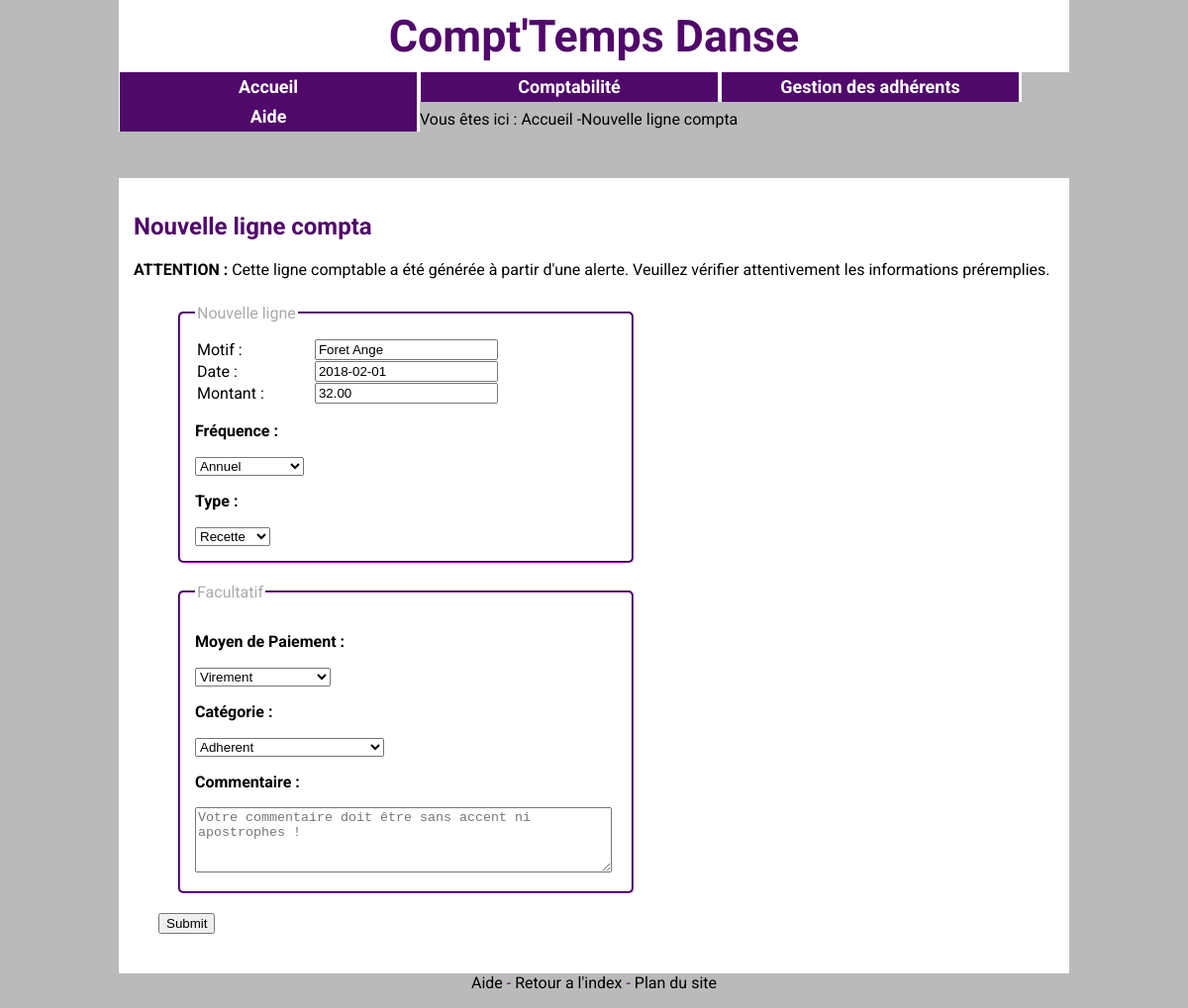
Page /ComptaForm2.php?A=adh&NumAlerte=55 on the committed database.
### tables this page shows
CREATE TABLE `adherent` (
  `NumAdh` int(3) NOT NULL COMMENT 'Numero Adherent genere automatiquement a la creation. De 0 a 999',
  `Nom` varchar(25) NOT NULL COMMENT 'Nom, chaine de caractere de 25',
  `Prenom` varchar(25) NOT NULL COMMENT 'Prenom. Chaine de caractere de 25',
  `DateNaissance` date NOT NULL COMMENT 'Date de Naissance, au format AAAA/MM/JJ',
  `ModePaiement` varchar(2) NOT NULL COMMENT 'Mode de Paiement, récupéré dans la table Paiement',
  `FrequencePaiement` varchar(25) NOT NULL,
  `Reduction` varchar(2) DEFAULT NULL,
  `Montant` decimal(10,0) DEFAULT NULL
);

CREATE TABLE `alerteadh` (
  `IdAlerte` int(11) NOT NULL,
  `NumAdh` int(3) NOT NULL,
  `Date` date NOT NULL,
  `Montant` decimal(10,2) NOT NULL
);

CREATE TABLE `modepaiement` (
  `IdPaiement` varchar(2) NOT NULL,
  `NomPaiement` varchar(25) NOT NULL
);

### ComptaForm2.php (the view, shortened to what this page needs)
<?php
include("include/Head.php");
include("include/Menu.php");
$NumAlerte=$_SESSION['NumAlerte'];
$Compta=($_GET['A']=='compta');
$Adh=($_GET['A']=='adh');
if ($Compta) {
  $AlerteReq=$bdd->query("SELECT * FROM alertecompta WHERE IdAlerte=$NumAlerte");
}
elseif ($Adh){
  $AlerteReq=$bdd->query("SELECT * FROM alerteadh WHERE IdAlerte=$NumAlerte");
}
$AlerteTab=$AlerteReq->fetch();
$Date=$AlerteTab['Date'];
$Montant=$AlerteTab['Montant'];
if($Adh){
  $idLigne=$AlerteTab['NumAdh'];
  $AdhReq=$bdd->query("SELECT * FROM adherent WHERE NumAdh=$idLigne");
  $Ligne=$AdhReq->fetch();
  $Motif=$Ligne['Nom']." ".$Ligne['Prenom'];
  $Frequence=$Ligne['FrequencePaiement'];
  $Categorie='Adherent';
}
$ModePaiement=$Ligne['ModePaiement'];
?>
<div>Vous êtes ici : <a href="index.html">Accueil</a> -Nouvelle ligne compta</div>
<section>
  <h2>Nouvelle ligne compta</h2>
  <p><strong>ATTENTION : </strong> Cette ligne comptable a été générée à partir d'une alerte. Veuillez vérifier attentivement les informations préremplies.</p>
  <form method="post" action="ComptaBDD.php">
    <fieldset class="Info"><legend>Nouvelle ligne</legend>
      <table class="Form">
        <tr class="Form"><td class="Form"><label for="Motif">Motif : </label></td><td class="Form"><input type="text"
          <?php echo "value='$Motif'"; ?> name="Motif" id="Motif" required />	</td></tr>
          <tr class="Form"><td class="Form"><label for="Date">Date : </label></td>
            <td class="Form"><input type="text"
              <?php	echo "value=$Date"; ?> name="Date" id="Date" required placeholder="aaaa-mm-jj"/></td></tr>
              <tr class="Form"><td class="Form"><label for="Montant"> Montant :  </label></td><td class="Form"><input required type="text"
                <?php	echo "value=$Montant";?> name="Montant" id="Montant" /></td></tr>
              </table>
              <p><strong>Fréquence : </strong></p>
              <select name="Frequence" > <?php $reponse = $bdd->query('SELECT * FROM frequence');
              echo "<option required value=\"$Frequence\">$Frequence</option>";
              ?>
            </select>
            <p><strong>Type : </strong></p>
            <select name="Type">
              <?php
              if ($Adh) {
                echo "<option value=\"Recette\"> Recette</option>";
              }
              else {
                $reponse = $bdd->query('SELECT * FROM typecompta');
                while ($donnees = $reponse->fetch()) {
                  $Id=$donnees['Type'];
                  echo "<option value=$Id> $Id</option>";
                }
              }
              ?>
            </select>
          </fieldset>
        <td class="invisible">
          <fieldset class="Cours"><legend>Facultatif</legend>
            <p><strong>Moyen de Paiement : </strong></p>
            <select name="MoyenPaiement">
              <?php
              $NomReq = $bdd->query("SELECT * FROM modepaiement WHERE IdPaiement='$ModePaiement'");
              $Nom=$NomReq->fetch();
              echo "<option required value=$ModePaiement>";
              echo $Nom['NomPaiement'];
              echo "</option>";
                $reponse->closeCursor(); ?>
              </select>
              <p><strong>Catégorie : </strong></p>
              <select name="Categorie">
                <?php
                echo "<option required value=$Categorie>$Categorie</option>";
                ?>
              </select>
              <p><strong>Commentaire :</strong></p>
              <textarea name="Commentaire" size="140" rows="4" cols="50" placeholder="Votre commentaire doit être sans accent ni apostrophes !"></textarea>
          </td>
      <input type="submit" name="Enregistrer !">
    </form>
  </section>
  <?php include("include/Footer.php");?>
</body>
</html>

### CSS/style.css (style rules this page uses)
body { background:#BABABA; background-position: 11%; font-family:'Roboto', 'Comic Sans MS', cursive; width:80%; min-width:500px; color: black; left:150px; margin:0px auto; }
h1, h2, h3 { color: #50086A; }
h2, h3 { text-align: left; }
section { margin-top: 50px; background-color: white; padding: 15px; }
nav, h1, h2, article { background-color: white; }
a:link, a:visited { color:black; text-decoration: none; }
a { color: black; }

### CSS/tableau.css (style rules this page uses)
table { text-align : center; border-collapse : collapse; border: 2px solid #333333; margin: 15px; padding: 3px; }
td { padding: 2px; vertical-align: middle; border: 1px solid grey; padding: 4px; }
tr { color : black; }
.Form { text-align: left; margin: 0px; padding: 0px; width: 340px; border-color: white; }

### CSS/formulaire.css (style rules this page uses)
form { margin: 25px; width: 500px; background-color: white; }
legend { color: darkgrey; }

### rows in the picture
adherent: Motif "Foret Ange", Frequence "Annuel"
alerteadh: Date "2018-02-01", Montant "32.00"
modepaiement: MoyenPaiement "Virement"

### other values in the picture
form field Categorie "Adherent"
